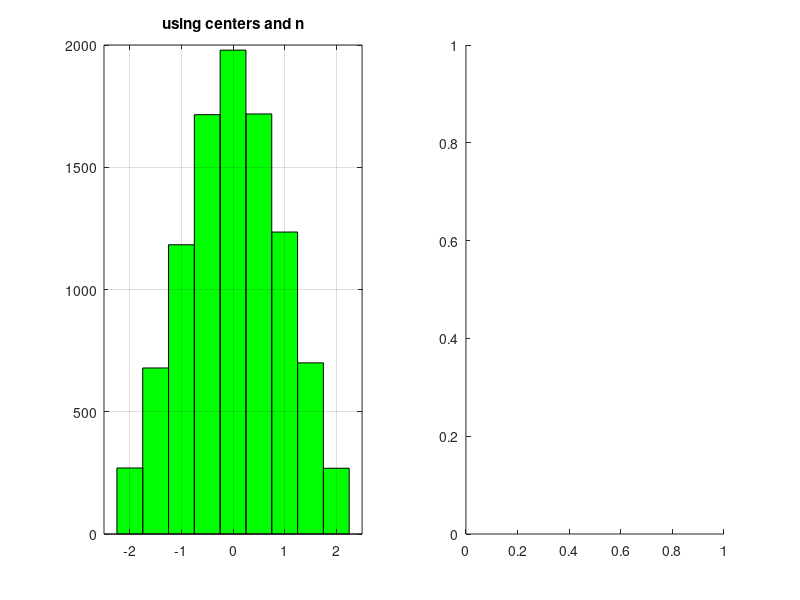

Source code (MATLAB): (Note: this script raises an error after producing the figure.)
clc,clear,close all

% a)
R = randn(10000,1);
%
% b)
x1 = R(find(R>-2.25 & R<-1.75));
%
% c)
%x1 = R(find(R>-2.25 & R<-1.75));
x2 = R(find(R>-1.75 & R<-1.25));
x3 = R(find(R>-1.25 & R<-0.75));
x4 = R(find(R>-0.75 & R<-0.25));
x5 = R(find(R>-0.25 & R<0.25));
x6 = R(find(R>0.25 & R<0.75));
x7 = R(find(R>0.75 & R<1.25));
x8 = R(find(R>1.25 & R<1.75));
x9 = R(find(R>1.75 & R<2.25));
%
% d)
n1 = length(x1);
n2 = length(x2);
n3 = length(x3);
n4 = length(x4);
n5 = length(x5);
n6 = length(x6);
n7 = length(x7);
n8 = length(x8);
n9 = length(x9);
n = [n1;n2;n3;n4;n5;n6;n7;n8;n9];
%
% e)
centers = [-2;-1.5;-1.0;-0.5;0;0.5;1.0;1.5;2.0];
%
% f)
edges = [-2.25;-1.75;-1.25;-0.75;-0.25;0.25;0.75;1.25;1.75;2.25];
%
% g)
figure,
subplot(1,2,1)
bar(centers,n,1,'g'),xlim([-2.5 2.5]),grid on,title('using centers and n')
subplot(1,2,2)
histogram(R,centers),grid on,title('using histogram')
